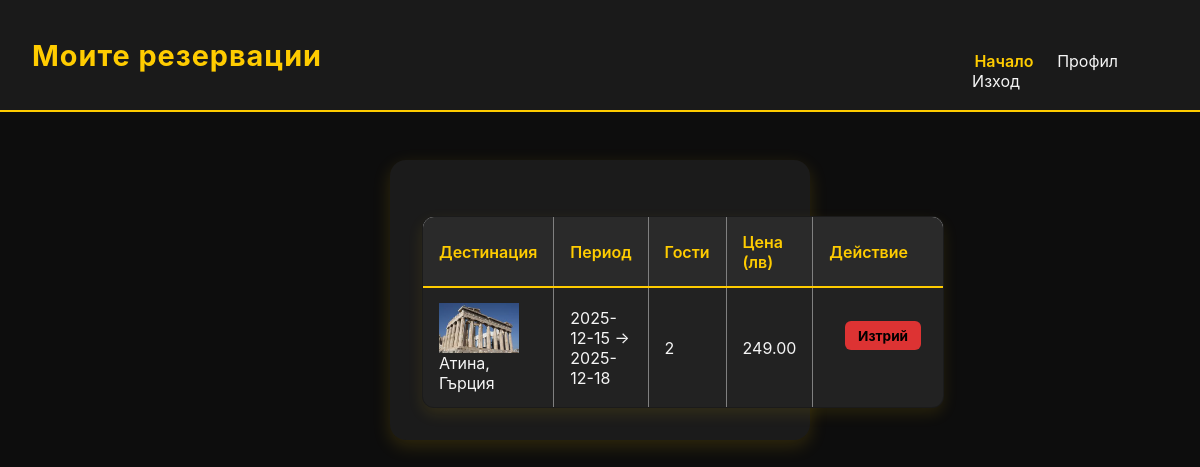
The app's page /my_reservations.php (signed in) with its own data.
### tables this page shows
CREATE TABLE IF NOT EXISTS reservations (
  id INT AUTO_INCREMENT PRIMARY KEY,
  user_id INT NOT NULL,
  destination_id INT NOT NULL,
  date_from DATE NOT NULL,
  date_to DATE NOT NULL,
  guests INT NOT NULL DEFAULT 1,
  created_at TIMESTAMP DEFAULT CURRENT_TIMESTAMP,
  FOREIGN KEY (user_id) REFERENCES users(id) ON DELETE CASCADE,
  FOREIGN KEY (destination_id) REFERENCES destinations(id) ON DELETE CASCADE
);

CREATE TABLE IF NOT EXISTS destinations (
  id INT AUTO_INCREMENT PRIMARY KEY,
  title VARCHAR(150) NOT NULL,
  description TEXT NOT NULL,
  price DECIMAL(10,2) NOT NULL,
  image VARCHAR(255) DEFAULT NULL,
  created_at TIMESTAMP DEFAULT CURRENT_TIMESTAMP
);

### my_reservations.php (the view, shortened to what this page needs)
<?php
require 'config.php';
$user_id = $_SESSION['user_id'];
$stmt = $pdo->prepare("
    SELECT r.id, r.date_from, r.date_to, r.guests,
           d.title, d.price, d.image
    FROM reservations r
    JOIN destinations d ON r.destination_id = d.id
    WHERE r.user_id = ?
    ORDER BY r.created_at DESC
");
$stmt->execute([$user_id]);
$reservations = $stmt->fetchAll();
?>
<!doctype html>
<html lang="bg">
<head>
<link rel="stylesheet" href="styles.css">
</head>
<body>
<header>
  <h1>Моите резервации</h1>
  <nav>
    <a href="index.php">Начало</a>
    <a href="profile.php">Профил</a>
    <a href="logout.php">Изход</a>
  </nav>
</header>
<div class="container">
  <?php if (!$reservations): ?>
    <p>Нямате направени резервации.</p>
  <?php else: ?>
    <table border="1" width="100%" cellpadding="6" cellspacing="0">
      <tr style="background:#eee;">
        <th>Дестинация</th>
        <th>Период</th>
        <th>Гости</th>
        <th>Цена (лв)</th>
        <th>Действие</th>
      </tr>
      <?php foreach ($reservations as $r): ?>
        <tr>
          <td>
            <img src="<?=htmlspecialchars($r['image'])?>" alt="" style="width:80px;height:50px;object-fit:cover;vertical-align:middle;">
            <?=htmlspecialchars($r['title'])?>
          </td>
          <td><?=htmlspecialchars($r['date_from'])?> → <?=htmlspecialchars($r['date_to'])?></td>
          <td><?=htmlspecialchars($r['guests'])?></td>
          <td><?=number_format($r['price'], 2)?></td>
          <td><a class="btn" style="background:#d33;" href="?delete=<?=$r['id']?>" onclick="return confirm('Сигурни ли сте, че искате да анулирате тази резервация?');">Изтрий</a></td>
        </tr>
      <?php endforeach; ?>
    </table>
  <?php endif; ?>
</div>
</body>
</html>

### styles.css (style rules this page uses)
* { margin: 0; padding: 0; box-sizing: border-box; font-family: "Inter", "Segoe UI", sans-serif; }
body { background-color: #0d0d0d; color: #f5f5f5; min-height: 100vh; }
header { background: #1a1a1a; padding: 1.2rem 2rem; display: flex; justify-content: space-between; align-items: center; border-bottom: 2px solid #ffcc00; }
header h1 { color: #ffcc00; font-size: 1.8rem; letter-spacing: 1px; }
nav a { color: #f5f5f5; text-decoration: none; margin-left: 1.2rem; transition: color 0.3s; }
.btn { display: inline-block; background-color: #ffcc00; color: #000; font-weight: bold; padding: 0.6rem 1.2rem; margin: 0 1rem 1.5rem; border-radius: 8px; text-decoration: none; transition: background-color 0.3s, transform 0.2s; }
.container { max-width: 420px; margin: 6vh auto; background: #1b1b1b; padding: 2rem; border-radius: 16px; box-shadow: 0 6px 18px rgba(255, 204, 0, 0.15); text-align: center; }
.container a { color: #ffcc00; text-decoration: none; }
table { width: 100%; border-collapse: collapse; margin-top: 1.5rem; background: #1b1b1b; color: #f5f5f5; border-radius: 12px; overflow: hidden; box-shadow: 0 6px 15px rgba(255, 204, 0, 0.1); }
th, td { padding: 0.9rem 1rem; text-align: left; }
th { background-color: #2a2a2a; color: #ffcc00; font-weight: 600; border-bottom: 2px solid #ffcc00; }
tr:nth-child(even) { background-color: #222; }
tr:nth-child(odd) { background-color: #1a1a1a; }
td { border-bottom: 1px solid #333; }
table .btn { display: inline-block; padding: 0.4rem 0.8rem; margin-right: 0.4rem; font-size: 0.85rem; border-radius: 6px; background-color: #ffcc00; color: #000; text-decoration: none; font-weight: bold; transition: background-color 0.25s; }
body { background-color: #0d0d0d; color: #f5f5f5; font-family: "Inter", "Segoe UI", sans-serif; }
a[href="index.php"] { display: inline-block; margin: 2rem auto 0 10%; color: #ffcc00; text-decoration: none; font-weight: 600; transition: color 0.3s; }

### records on screen
reservations: destination.image (picture), destination.title "Атина, Гърция", date_from "2025-12-15", date_to "2025-12-18", guests "2", destination.price "249.00"
